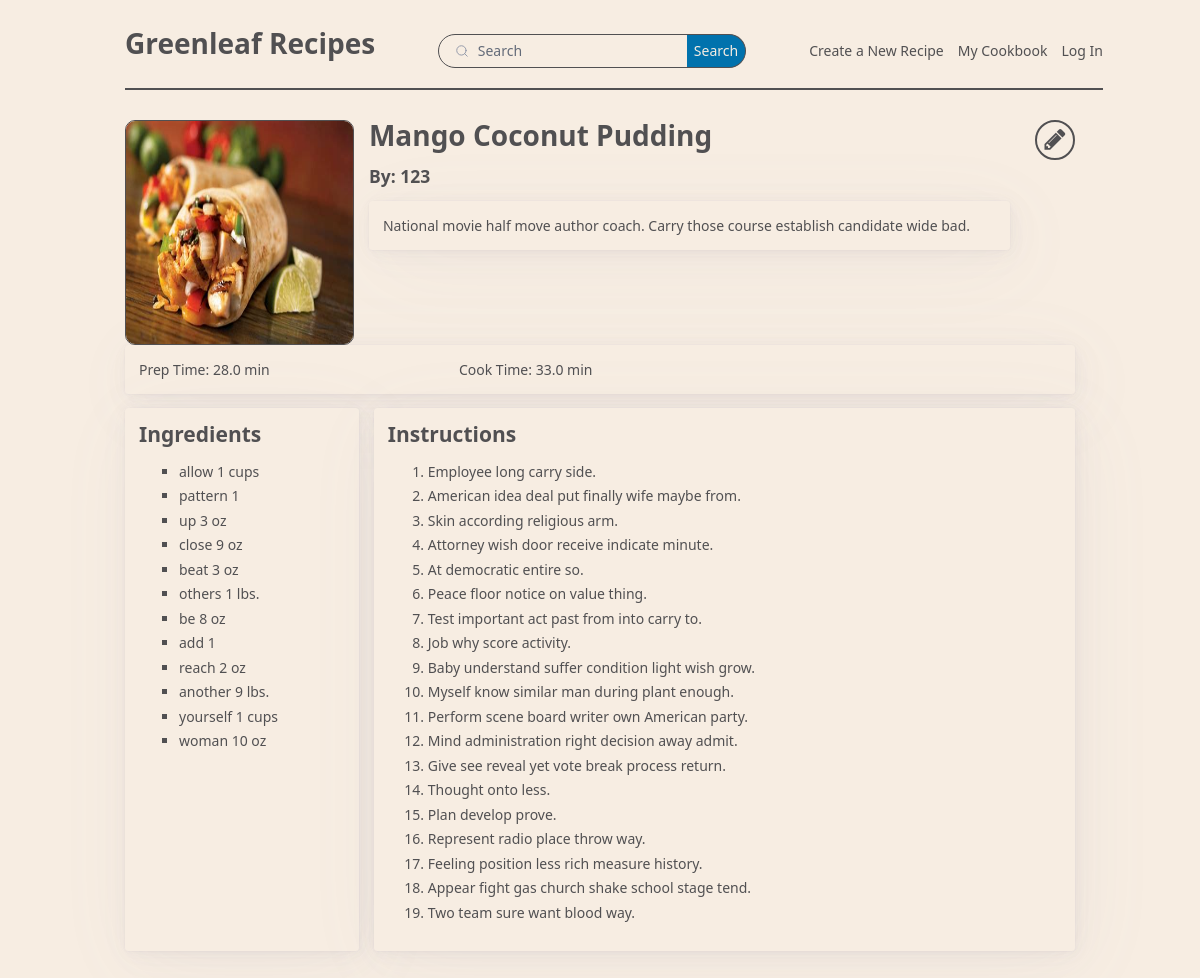
/recipe/1, run on the app's committed database.
### app.py (models this page shows, shortened)
class Recipe(db.Model):
    id:so.Mapped[int] = so.mapped_column(primary_key=True)
    name:so.Mapped[str] = so.mapped_column(index=True, default="Default name")
    meal:so.Mapped[str] = so.mapped_column(index=True, default="Default meal")
    servings:so.Mapped[int] = so.mapped_column(default=0)
    prepTime:so.Mapped[float] = so.mapped_column(default=-1.0)
    prepUnit:so.Mapped[str] = so.mapped_column(default="Default unit")
    cookTime:so.Mapped[float] = so.mapped_column(default=-1.0)
    cookUnit:so.Mapped[str] = so.mapped_column(default="Default unit")
    description:so.Mapped[str] = so.mapped_column(default="Default description")
    instructions:so.Mapped[str] = so.mapped_column(default="Default instructions")
    image:so.Mapped[str] = so.mapped_column(default='Default image string', unique=True)
    author_id:so.Mapped[int] = so.mapped_column(sa.ForeignKey(User.id))

class User(UserMixin, db.Model):
    id:so.Mapped[int] = so.mapped_column(primary_key=True)
    username:so.Mapped[str] = so.mapped_column(default="Default username", unique=True)
    email:so.Mapped[str] = so.mapped_column(default="Default email", unique=True)
    password_hash:so.Mapped[str] = so.mapped_column(default="Default password")

### app.py (the view)
@app.route('/recipe/<id>')
def recipe_ex(id=0):
    stmt = sa.select(Recipe).where(Recipe.id == id)
    recipe = db.session.scalars(stmt).first()
    author = User.query.get(recipe.author_id).username
    stmt = sa.select(IngredientEntry).where(IngredientEntry.recipe_id == id)
    entries = db.session.scalars(stmt).all()
    ingredients = []
    for entry in entries:
        ing = ''
        ing += Ingredient.query.get(entry.ingredient_id).name
        if entry.amount.is_integer():
            amount = str(int(entry.amount))
        else:
            amount = str(entry.amount)
        ing += ' ' + amount + ' ' + entry.unit
        ingredients.append(ing)
    instructions=recipe.instructions.splitlines()
    print(recipe.instructions)
    return render_template('recipe-template.html', r=recipe, author=author, ingredients=ingredients, instructions=instructions)

### templates/recipe-template.html
{% extends "base.html" %}
{% block body %}
    <div class="recipe-top">
        <img class="recipe-img" title="Image of Food" src="{{ img }}/{{ r.image }}"/>
        <div>
            <h1>{{ r.name }}  </h1>
            <h4> By: {{ author }} </h4>
            <article>{{ r.description }}</article>
        </div>
        <h2><a class="icon" href=""><span class="fa fa-pencil icon " aria-hidden="false"></span></a></h2>
    </div>
    <article>
        Prep Time: {{ r.prepTime }} {{ r.prepUnit }} &emsp;&emsp;&emsp;&emsp;&emsp;&emsp;&emsp;&emsp;&emsp;&emsp;&emsp;&emsp;&emsp;
        Cook Time: {{ r.cookTime }} {{ r.cookUnit }}
    </article>
    <div class="recipe-cols">
        <article>
            <h3> Ingredients </h3>
            <ul>
                {% for i in ingredients %}
                    <li>{{ i }}</li>
                {% endfor %}
            </ul>
        </article>
        <article>
            <h3> Instructions </h3>
            <ol>
                {% for i in instructions %}
                    <li>{{ i }}</li>
                {% endfor %}
            </ol>
        </article>
    </div>
{% endblock %}

### static/style.css (style rules this page uses)
:root { --item-width: 225px; --item-height: 200px; --font-size: 14px; font-size: var(--font-size); --border-rad: 10px; }
@media only screen and (prefers-color-scheme: light) { :root:not([data-theme]) { --back-color: #f7ede2; background-color: var(--back-color); --text-color: #515052; color: var(--text-color); } }
label, li { color: var(--text-color); }
.recipe-img { border: solid var(--text-color) 1px; border-radius: var(--border-rad); width: 300px; height: 225px; }
span.icon { width: 40px; height: 40px; border-radius: 20px; display: flex; justify-content: center; align-items: center; border: solid var(--text-color) 2px; color:var(--text-color); text-decoration: none; margin-left: 10px; }
a.icon { text-decoration: none; }
.recipe-cols { display: grid; grid-template-columns: 1fr 3fr; grid-template-rows: 1fr; grid-column-gap: 15px; grid-row-gap: 0px; }
.recipe-top { display: grid; grid-template-columns: 5fr 14fr 1fr; grid-template-rows: 1fr; grid-column-gap: 15px; grid-row-gap: 0px; }
h1, h2, h3, h4, h6 { color: var(--text-color); }
article { background-color: var(--back-color); }

### data on the page
Recipe: image (picture), name "Mango Coconut Pudding", description "National movie half move author coach. Carry those course establish candidate wide bad.", prepTime "28.0", prepUnit "min", cookTime "33.0", cookUnit "min"
User: username "123"

### other printed values
{{ i }} "allow 1 cups" "pattern 1" "up 3 oz" "close 9 oz" "beat 3 oz" "others 1 lbs." "be 8 oz" "add 1" "reach 2 oz" "another 9 lbs." "yourself 1 cups" "woman 10 oz"
{{ i }} "Employee long carry side." "American idea deal put finally wife maybe from." "Skin according religious arm." "Attorney wish door receive indicate minute." "At democratic entire so." "Peace floor notice on value thing." "Test important act past from into carry to." "Job why score activity." "Baby understand suffer condition light wish grow." "Myself know similar man during plant enough." "Perform scene board writer own American party." "Mind administration right decision away admit." "Give see reveal yet vote break process return." "Thought onto less." "Plan develop prove." "Represent radio place throw way." "Feeling position less rich measure history." "Appear fight gas church shake school stage tend." "Two team sure want blood way."
